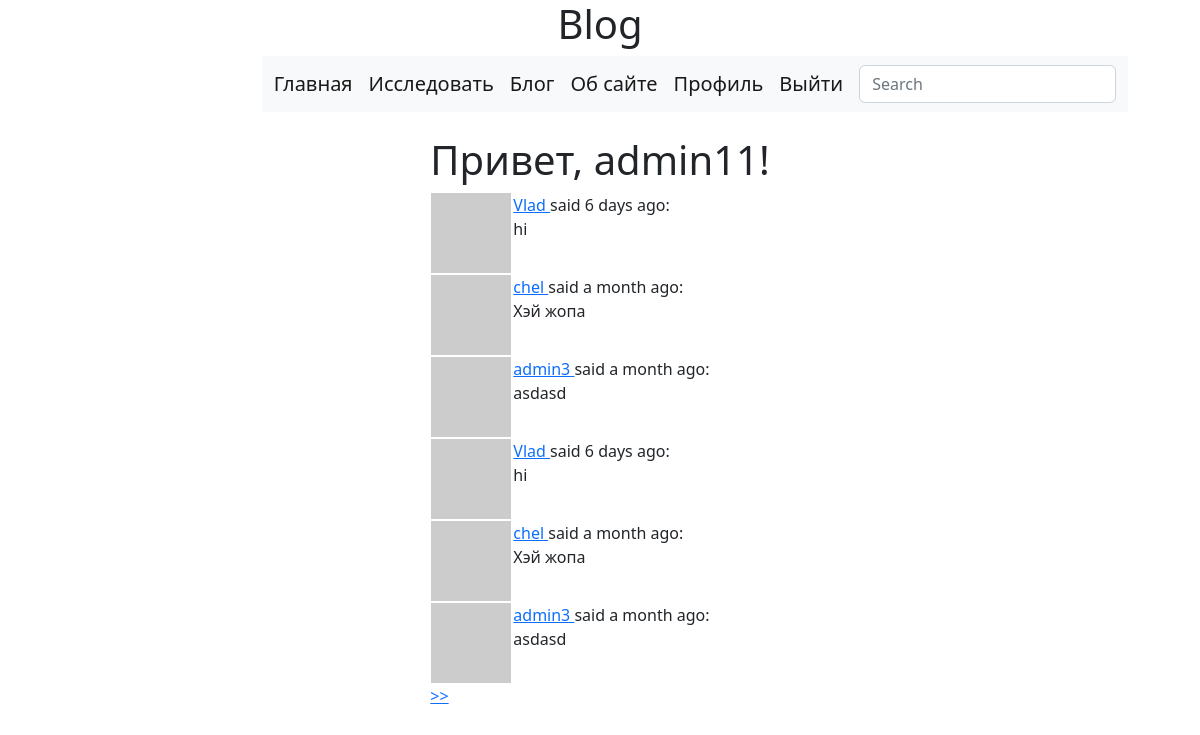
Page /main/explore (signed in) on the committed database.
### app/models.py (models this page shows, shortened)
class User(UserMixin, db.Model):
    id = db.Column(db.Integer, primary_key=True)
    username = db.Column(db.String(64), index=True, unique=True)
    email = db.Column(db.String(120), index=True, unique=True)
    password_hash = db.Column(db.String(128))
    posts = db.relationship('Post', backref='author', lazy='dynamic')
    about_me = db.Column(db.String(140))
    last_seen = db.Column(db.DateTime, default=datetime.utcnow)
    followed = db.relationship(
        "User", secondary=followers,
        primaryjoin=(followers.c.follower_id == id),
        secondaryjoin=(followers.c.followed_id == id),
        backref=db.backref('followers', lazy='dynamic'), lazy='dynamic')
    def avatar(self, size):
        digest = md5(self.email.lower().encode('utf-8')).hexdigest()
        return f'https://www.gravatar.com/avatar/{digest}?d=identicon&s={size}'

class SearchableMixin(object):
    @classmethod
    def before_commit(cls, session):
        session._changes = {
            'add': list(session.new),
            'update': list(session.dirty),
            'delete': list(session.deleted)
        }
    @classmethod
    def after_commit(cls, session):
        for obj in session._changes['add']:
            if isinstance(obj, SearchableMixin):
                add_to_index(obj.__tablename__, obj)
        for obj in session._changes['update']:
            if isinstance(obj, SearchableMixin):
                add_to_index(obj.__tablename__, obj)
        for obj in session._changes['delete']:
            if isinstance(obj, SearchableMixin):
                remove_from_index(obj.__tablename__, obj)
        session._changes = None

class Post(SearchableMixin, db.Model):
    __searchable__ = ['body']
    id = db.Column(db.Integer, primary_key=True)
    body = db.Column(db.String(140))
    timestamp = db.Column(db.DateTime, index=True, default=datetime.utcnow)
    user_id = db.Column(db.Integer, db.ForeignKey('user.id'))

### app/main/routes.py (the view)
@bp.route('/explore')
@login_required
def explore():
    page = request.args.get('page', 1, type=int)
    posts = Post.query.order_by(Post.timestamp.desc()).paginate(page, current_app.config['POSTS_PER_PAGE'], False)
    next_url = url_for('main.explore', page=posts.next_num) if posts.has_next else None
    prev_url = url_for('main.explore', page=posts.prev_num) if posts.has_prev else None
    return render_template('main.html', title='Explore', posts=posts.items,
                           next_url=next_url, prev_url=prev_url)

### app/main/forms.py
class SearchForm(FlaskForm):
    q = StringField('Search', validators=[DataRequired()])
    def __init__(self, *args, **kwargs):
        if 'formdata' not in kwargs:
            kwargs['formdata'] = request.args
        if 'meta' not in kwargs:
            kwargs['meta'] = {'csrf': False}
        super(SearchForm, self).__init__(*args, **kwargs)

### app/main/routes.py (called while the page is built)
@bp.before_request
def before_request():
    if current_user.is_authenticated:
        current_user.last_seen = datetime.utcnow()
        db.session.commit()
        g.search_form = SearchForm()

### app/models.py (called while the page is built)
@login.user_loader
def load_user(id_user):
    return User.query.get(int(id_user))

### app/templates/main.html (shortened to what this page needs)
{% extends "base.html" %}
{% block content %}
    <h1>Привет, {{ current_user.username }}!</h1>
        {% for post in posts %}
            {% include "_post.html" %}
        {% endfor %}
    {% for post in posts %}
        {% include '_post.html' %}
    {% endfor %}
    {% if next_url %}
    <a href="{{ next_url }}" > >> </a>
    {% endif %}
{% endblock %}

### app/templates/_post.html
<table>
    <tr valign="top">
        <td><img src="{{ post.author.avatar(36) }}"></td>
        <td><a href="{{ url_for('main.user', username=post.author.username) }}">
                {{ post.author.username }}
            </a>
            said {{ moment(post.timestamp).fromNow() }}:
            <br>
            {{ post.body }}
        </td>
    </tr>
</table>

### rows in the picture
User: username "admin11"
Post: author.username "Vlad", timestamp "6 days ago", body "hi"
Post: author.username "chel", timestamp "a month ago", body "Хэй жопа"
Post: author.username "admin3", timestamp "a month ago", body "asdasd"
